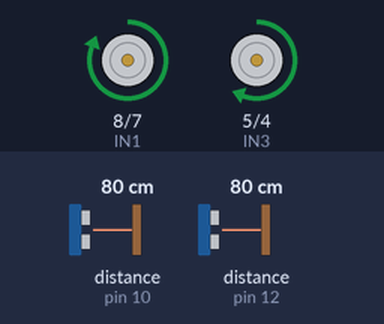
A sketch run on a simulated Arduino Uno, built with avr-gcc and run on an emulated ATmega328P. On the bench: motor-driver pin pairs drawn as motors (green arrow = first pin HIGH = forward, orange = second pin HIGH = backward, longer = more drive, scaled by the enable pin). Wiring (inferred from the names in the program): 2 × ultrasonic range finder: trigger pin 11, echo pin 10 / trigger pin 13, echo pin 12. The inputs (shaded band) are chosen by the test bench; at power-on: distance to the obstacle (sensors on pin 10, pin 12) 80 cm. The echo pulse lasts 58.3 µs per cm.

Above: at 1.8 s.
1.9 s: distance to the obstacle (sensor on pin 10) set to 2 cm
At 2.9 s:
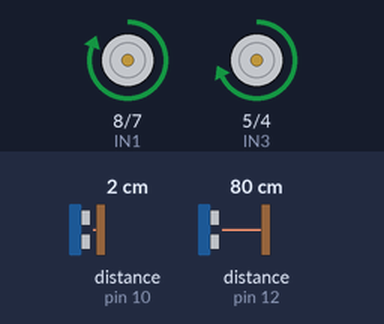
3.5 s: distance to the obstacle (sensor on pin 12) set to 250 cm
At 4.3 s:
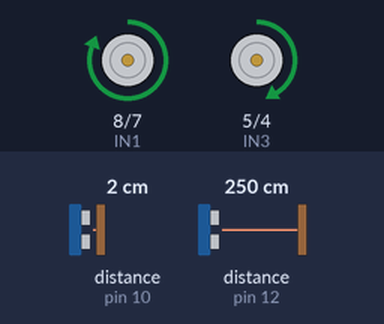
5.5 s: distance to the obstacle (sensor on pin 10) set to 120 cm
At 6.4 s:
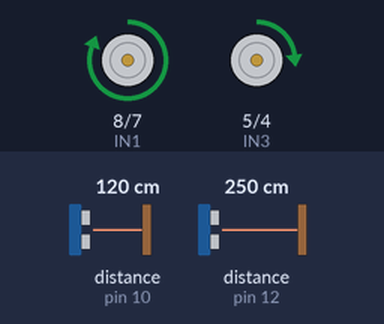
7.6 s: distance to the obstacle (sensor on pin 10) set to 250 cm
At 8.9 s:
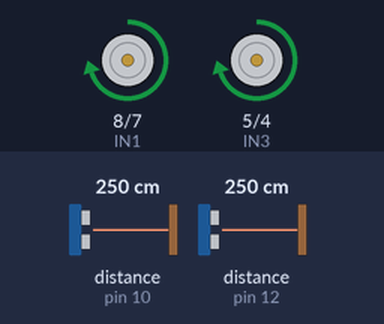
9.6 s: distance to the obstacle (sensor on pin 12) set to 185 cm
At 11.4 s:
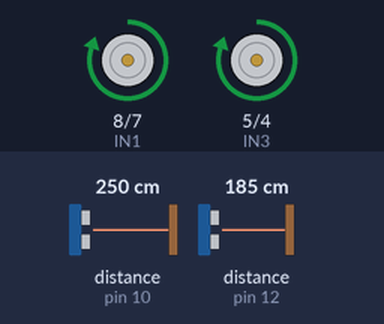
11.7 s: distance to the obstacle (sensor on pin 12) set to 180 cm
At 13.0 s:
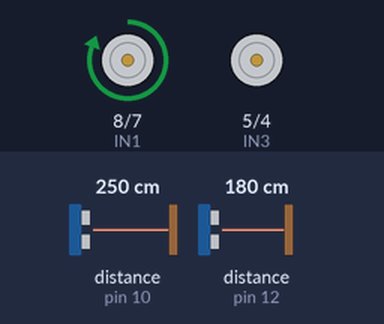
Timing chart, 0 to 14.7 s (numbered marks = the images above; inputs shaded):
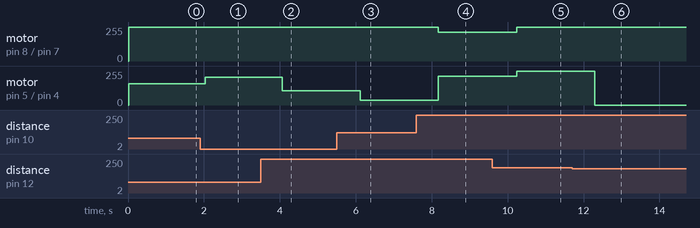

Measured:
- the behaviour switches between 181 and 180 cm on distance to the obstacle (sensor on pin 12) (found by bisection; images 5 and 6)
- after the input at 1.9 s, motor on pin 5 (IN3) / pin 4 (IN4): forward 160/255 → forward 207/255 after 0.14 s
- after the input at 3.5 s, motor on pin 5 (IN3) / pin 4 (IN4): forward 207/255 → forward 106/255 after 0.57 s
- after the input at 5.5 s, motor on pin 5 (IN3) / pin 4 (IN4): forward 106/255 → forward 35/255 after 0.62 s
- after the input at 7.6 s, motor on pin 8 (IN1) / pin 7 (IN2): forward 255/255 → forward 214/255 after 0.58 s; motor on pin 5 (IN3) / pin 4 (IN4): forward 35/255 → forward 214/255 after 0.58 s
- after the input at 9.6 s, motor on pin 8 (IN1) / pin 7 (IN2), motor on pin 5 (IN3) / pin 4 (IN4): forward 214/255 → forward 253/255 after 0.64 s
- after the input at 11.7 s, motor on pin 8 (IN1) / pin 7 (IN2): forward 253/255 → forward 255/255 after 0.60 s; motor on pin 5 (IN3) / pin 4 (IN4): forward 253/255 → stopped after 0.60 s

The sketch:

demo2.ino
```cpp
const int IN1 = 8;
const int IN2 = 7;
const int ENA = 9;

const int IN3 = 5;
const int IN4 = 4;
const int ENB = 6;

const int trigLeft = 13;
const int echoLeft = 12;
float pingTimeLeft;

const int trigRight = 11;
const int echoRight = 10;
float pingTimeRight;

const float lengthOfPingTime = 25000;
int input;

void setup() {
  pinMode(IN1, OUTPUT);
  pinMode(IN2, OUTPUT);
  pinMode(ENA, OUTPUT);

  pinMode(IN3, OUTPUT);
  pinMode(IN4, OUTPUT);
  pinMode(ENB, OUTPUT);

  pinMode(trigLeft, OUTPUT);
  pinMode(echoLeft, INPUT);

  pinMode(trigRight, OUTPUT);
  pinMode(echoRight, INPUT);
}

void loop() {
  writeToTrigPin(trigLeft);
  pingTimeLeft = pulseIn(echoLeft, HIGH, lengthOfPingTime);

  writeToTrigPin(trigRight);
  pingTimeRight = pulseIn(echoRight, HIGH, lengthOfPingTime);

  float leftInput = 255 - scaleTime(pingTimeLeft);
  float rightInput = 255 - scaleTime(pingTimeRight);
  input = leftInput + rightInput;

//Left Wheel
  digitalWrite(IN1, HIGH);
  digitalWrite(IN2, LOW);
  analogWrite(ENA, input);

//Right wheel
  digitalWrite(IN3, HIGH);
  digitalWrite(IN4, LOW);
  analogWrite(ENB, input);

  delay(1000);
}

void writeToTrigPin(int pin) {
  digitalWrite(pin, LOW);
  delayMicroseconds(2000);
  digitalWrite(pin, HIGH);
  delayMicroseconds(15);
  digitalWrite(pin, LOW);
  delayMicroseconds(10);
}

int scaleTime(float value) {
  return (value / lengthOfPingTime) * 255;
}
```
